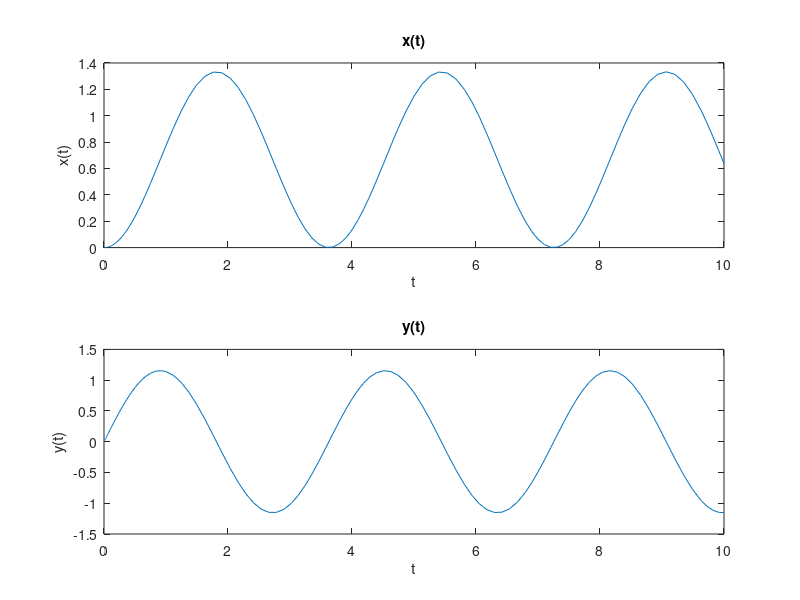
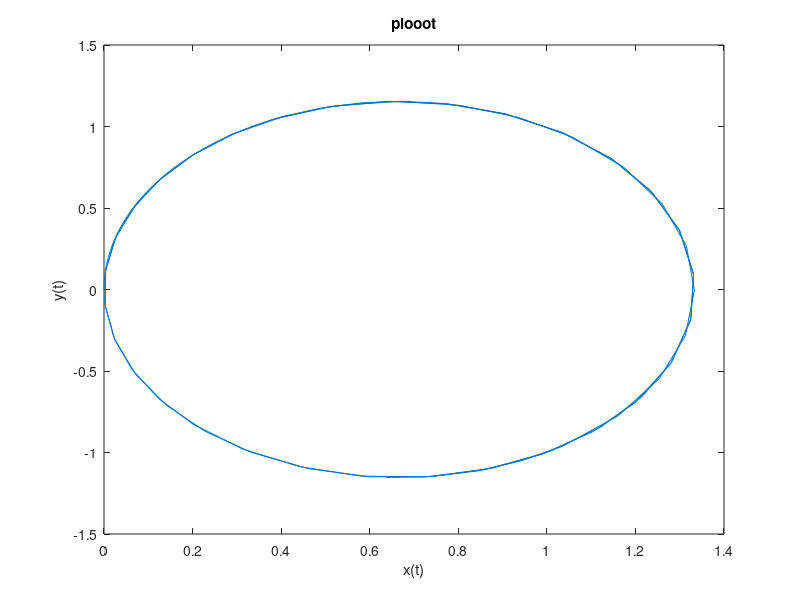

Recreate these plots in MATLAB, in order.
% P2
clear all

% Constantes
A=[0 1; -3 0]; B=[0; 2]; 

% Condiciones Iniciales
x0=[0;0];

% Definir u
u = @(t) 1; % u Caso 1
% u = @(t) t % u Caso 2
% u = @(t) sin(t) % u Caso 3

% EDO
f = @(t,X) A*[X(1), X(2)]' + B*u(t);

[t,S] = ode45(f,[0,10], x0);

% GRAFICO
figure
subplot(2,1,1)
plot(t,S(:,1))
title('x(t)')
xlabel('t')
ylabel('x(t)')

subplot(2,1,2)
plot(t,S(:,2))
title('y(t)')
xlabel('t')
ylabel('y(t)')

figure
plot(S(:,1),S(:,2))
title('plooot')
xlabel('x(t)')
ylabel('y(t)')

